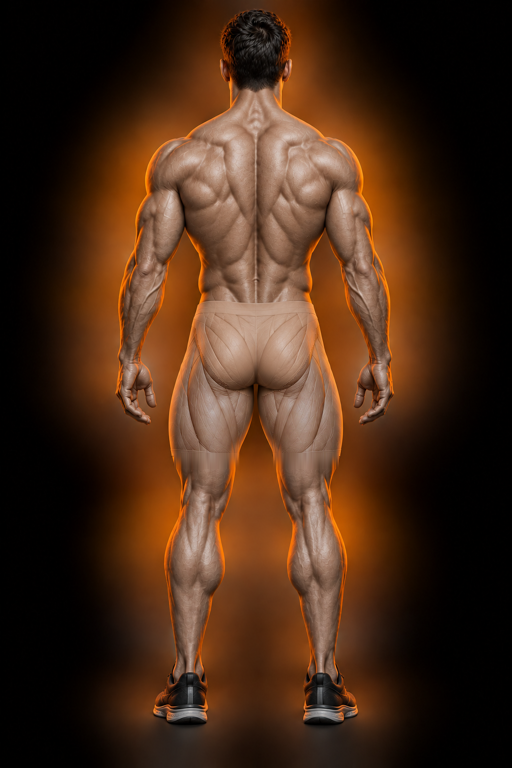
#> input picture assets/images/muscle-map/athlete-back-v2.png, 512 x 768 px
$ python segment.py ../../../assets/images/muscle-map/athlete-back-v2.png
#> lines starting #> are read from the running program, lines starting #| are printed output that depends on the picture; after the words box and inside, x2 and y2 are one past the last pixel; in counts of white or black regions, pixels touching at a corner belong together
#> in main, im is the input picture: PIL image 512x768 RGB; mean R, G, B 70.3, 42.3, 23.9
"""
One-off silhouette extraction for the calf-raise prototype.

The source art (assets/images/muscle-map/athlete-back-v2.png) has a smooth
black-to-orange radial glow behind the athlete, with no hard-edged background
color we can threshold globally (dark corners and black shorts/shoes share the
same near-black, low-saturation tone). Instead we flood-fill the background
from the image border through *locally* similar pixels (small step-to-step
color deltas), which correctly follows the smooth gradient but stops at the
athlete's silhouette edge wherever a real local contrast jump exists.

The shoe soles need one extra step: the grey midsole against the grey cast shadow beneath it
has almost no local contrast, so the flood fill alone clips them short. A small hand-fitted
ellipse per sole (measured against the source image) is unioned in before the final
largest-component pass picks up.

Output: alpha.png, a soft matte (0 = background, 255 = athlete), next to this
script's --out path. Not wired into the app; inspection/QA only.
"""
import argparse
import numpy as np
from PIL import Image, ImageDraw
from scipy import ndimage

# Hand-fitted against athlete-back-v2.png; see NOTES.md.
SOLE_PATCH_ELLIPSES = [(150, 700, 211, 727), (283, 700, 357, 727)]


def largest_component(mask: np.ndarray) -> np.ndarray:
    labels, n = ndimage.label(mask, structure=np.ones((3, 3)))
    if n == 0:
        return mask
    sizes = ndimage.sum(np.ones_like(labels), labels, index=range(1, n + 1))
    biggest = 1 + int(np.argmax(sizes))
    return labels == biggest


def extract_alpha(rgb: np.ndarray, blur_sigma: float, grad_threshold: float, patch_soles: bool) -> np.ndarray:
#> called with blur_sigma = 1.2, grad_threshold = 8, patch_soles = True
    blurred = ndimage.gaussian_filter(rgb, sigma=(blur_sigma, blur_sigma, 0))
    gx = np.diff(blurred, axis=1, append=blurred[:, -1:, :])
    gy = np.diff(blurred, axis=0, append=blurred[-1:, :, :])
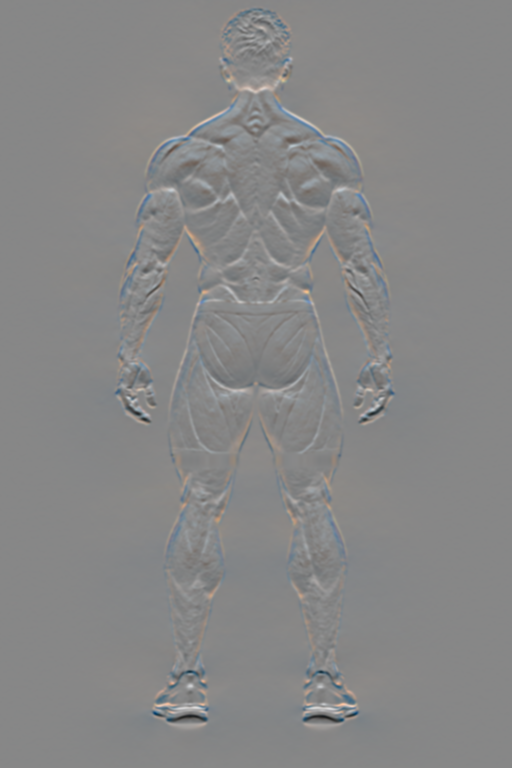
#> gy: shape (768, 512, 3) float32; mean R, G, B 0, 0, 0; drawn with min black and max white
    grad_mag = np.sqrt((gx ** 2).sum(axis=2) + (gy ** 2).sum(axis=2))
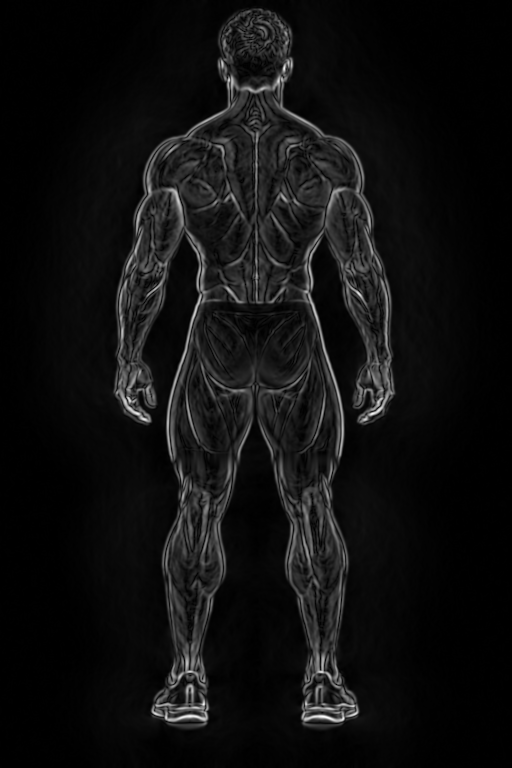
#> grad_mag: shape (768, 512) float32; min 0, max 63.59, mean 4.1; drawn with min black and max white

    low_grad = grad_mag < grad_threshold
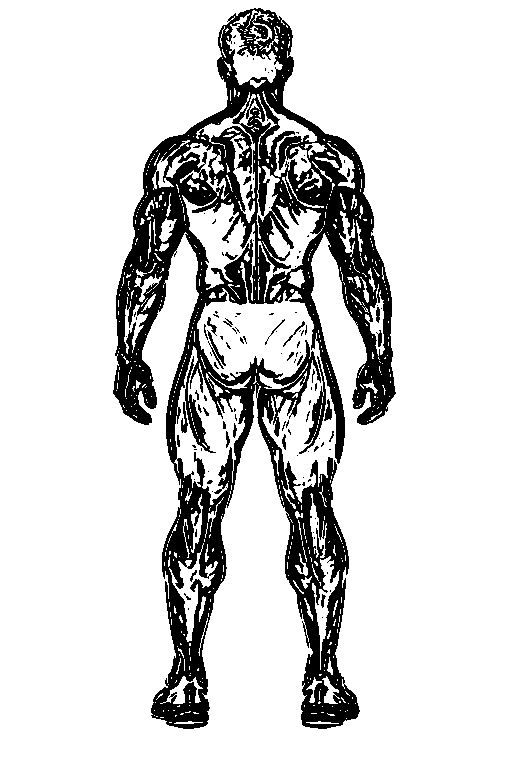
#> low_grad: shape (768, 512) bool; 83.5% white; 119 black regions (92 under 20 px), largest, box (x1, y1, x2, y2) and area: (113, 8, 396, 729) 61983, (185, 356, 216, 453) 627, (299, 356, 326, 454) 571
    labels, _ = ndimage.label(low_grad, structure=np.ones((3, 3)))
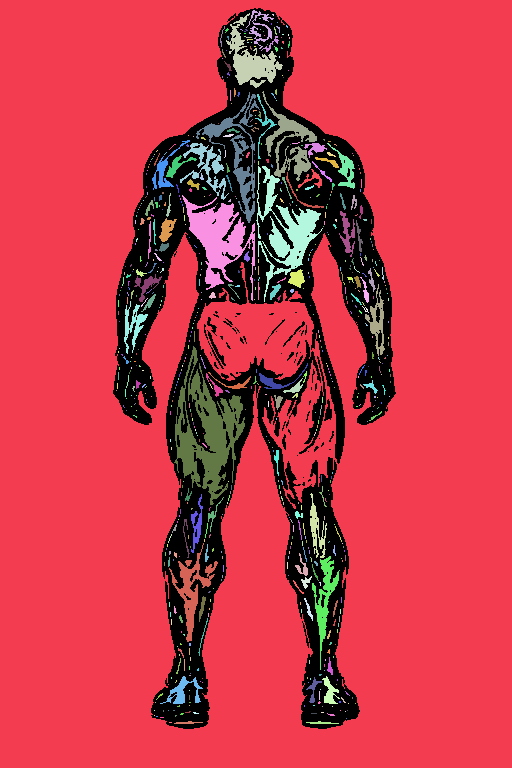
#> labels: shape (768, 512) int32; 694 distinct labels, from 0 to 693; one colour per label, 0 black

    border_labels = set(labels[0, :]) | set(labels[-1, :]) | set(labels[:, 0]) | set(labels[:, -1])
#> border_labels = 1 item
    border_labels.discard(0)

    background = np.isin(labels, list(border_labels))
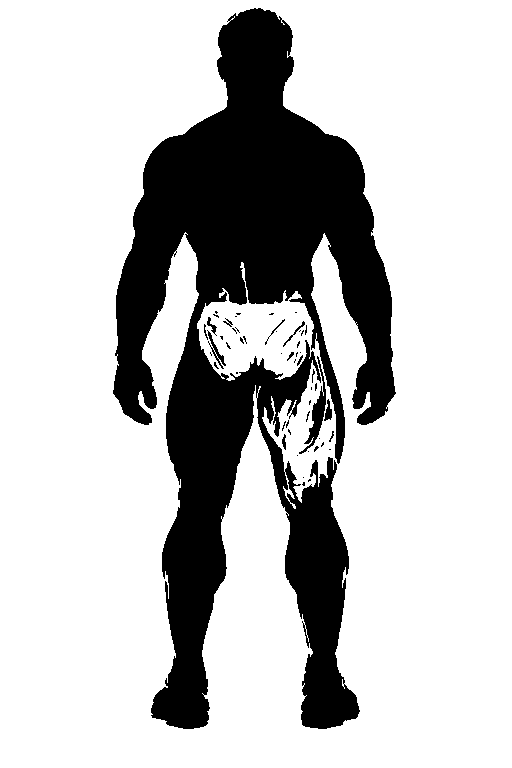
#> background: shape (768, 512) bool; 76.6% white; 54 black regions (41 under 20 px), largest, box (x1, y1, x2, y2) and area: (113, 8, 396, 729) 90671, (299, 356, 326, 454) 604, (207, 330, 226, 369) 164
    foreground = ~background
    foreground = largest_component(foreground)
#> in largest_component, `labels, n = ndimage.label(mask, structure=np.ones((3, 3)))`:
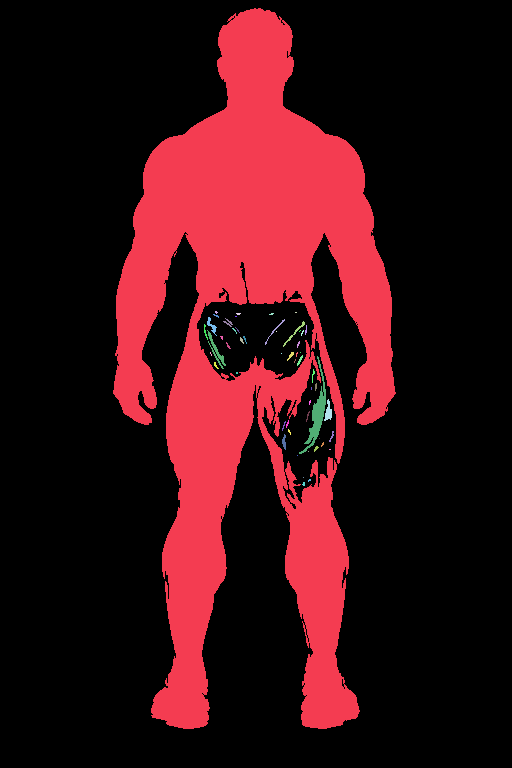
#> labels: shape (768, 512) int32; 55 distinct labels, from 0 to 54; one colour per label, 0 black
#> in largest_component, `labels, n = ndimage.label(mask, structure=np.ones((3, 3)))`: n = 54
#> in largest_component, `sizes = ndimage.sum(np.ones_like(labels), labels, index=range(1, n + 1))`: sizes = 54 values, max 90671 at index 0, min 1 at index 18, mean 1706.9
#> in largest_component, `biggest = 1 + int(np.argmax(sizes))`: biggest = 1
#> in largest_component, `return labels == biggest`: returned value: shape (768, 512) bool; 23.1% white; 1 white region, box (x1, y1, x2, y2) and area: (113, 8, 396, 729) 90671

    if patch_soles:
        h, w = foreground.shape
#> h = 768; w = 512
        patch_img = Image.new("L", (w, h), 0)
#> patch_img: PIL image 512x768 L; every value is 0
        d = ImageDraw.Draw(patch_img)
        for box in SOLE_PATCH_ELLIPSES:
            d.ellipse(box, fill=255)
        foreground = foreground | (np.asarray(patch_img) > 127)
#> foreground: shape (768, 512) bool; 23.2% white; 1 white region, box (x1, y1, x2, y2) and area: (113, 8, 396, 729) 91140

    # Close small internal holes (e.g. a bright highlight briefly matching background),
    # then feather the edge so composited layers blend instead of showing a hard cutout.
    foreground = ndimage.binary_closing(foreground, structure=np.ones((5, 5)), iterations=2)
#> foreground: shape (768, 512) bool; 23.8% white; 1 white region, box (x1, y1, x2, y2) and area: (113, 8, 396, 729) 93719
    foreground = ndimage.binary_fill_holes(foreground)
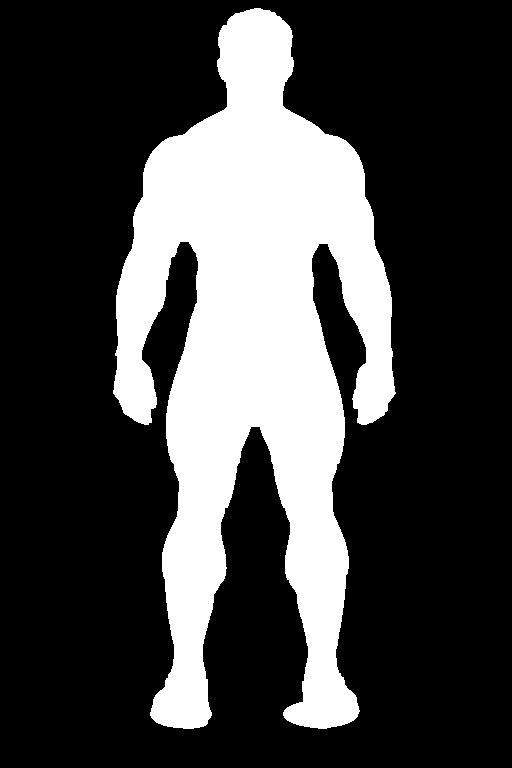
#> foreground: shape (768, 512) bool; 26.7% white; 1 white region, box (x1, y1, x2, y2) and area: (113, 8, 396, 729) 104816
    foreground = largest_component(foreground)  # re-pick in case closing merged noise back in
    alpha = foreground.astype(np.float32)
    alpha = ndimage.gaussian_filter(alpha, sigma=1.0)
    return np.clip(alpha * 255, 0, 255).astype(np.uint8)


def main():
    parser = argparse.ArgumentParser()
    parser.add_argument("src")
    parser.add_argument("--out", default="alpha.png")
    parser.add_argument("--blur", type=float, default=1.2)
    parser.add_argument("--threshold", type=float, default=8.0)
    parser.add_argument("--no-sole-patch", action="store_true")
    parser.add_argument("--preview", default=None, help="optional RGBA cutout preview path")
    args = parser.parse_args()

    im = Image.open(args.src).convert("RGB")
    rgb = np.asarray(im, dtype=np.float32)
    alpha = extract_alpha(rgb, args.blur, args.threshold, not args.no_sole_patch)
    Image.fromarray(alpha, mode="L").save(args.out)
    print("wrote", args.out, "fg_fraction=", round((alpha > 127).mean(), 4))
#| wrote alpha.png fg_fraction= 0.2666

    if args.preview:
        rgba = np.dstack([np.asarray(im, dtype=np.uint8), alpha])
        Image.fromarray(rgba, mode="RGBA").save(args.preview)
        print("wrote", args.preview)


if __name__ == "__main__":
    main()
